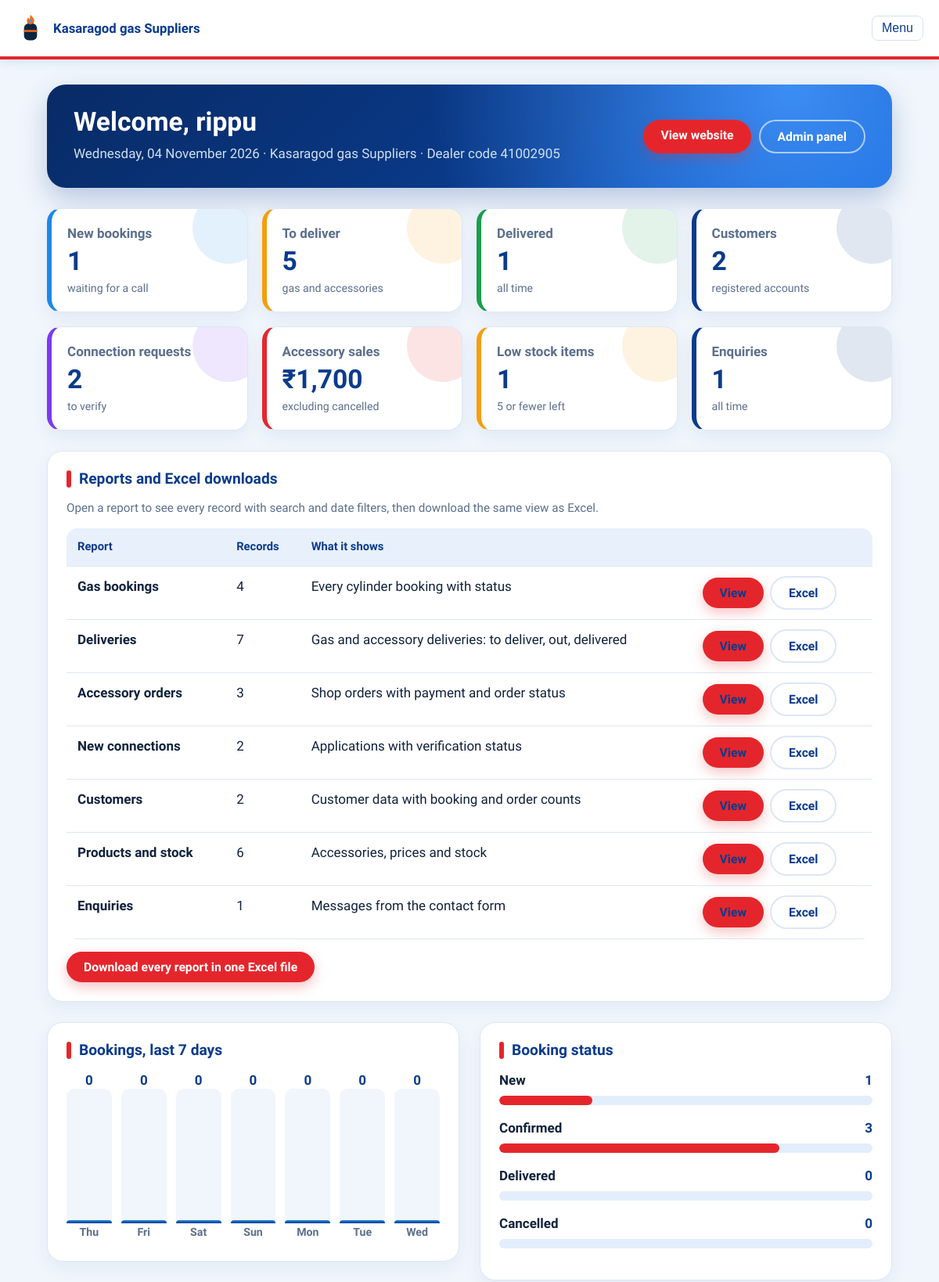
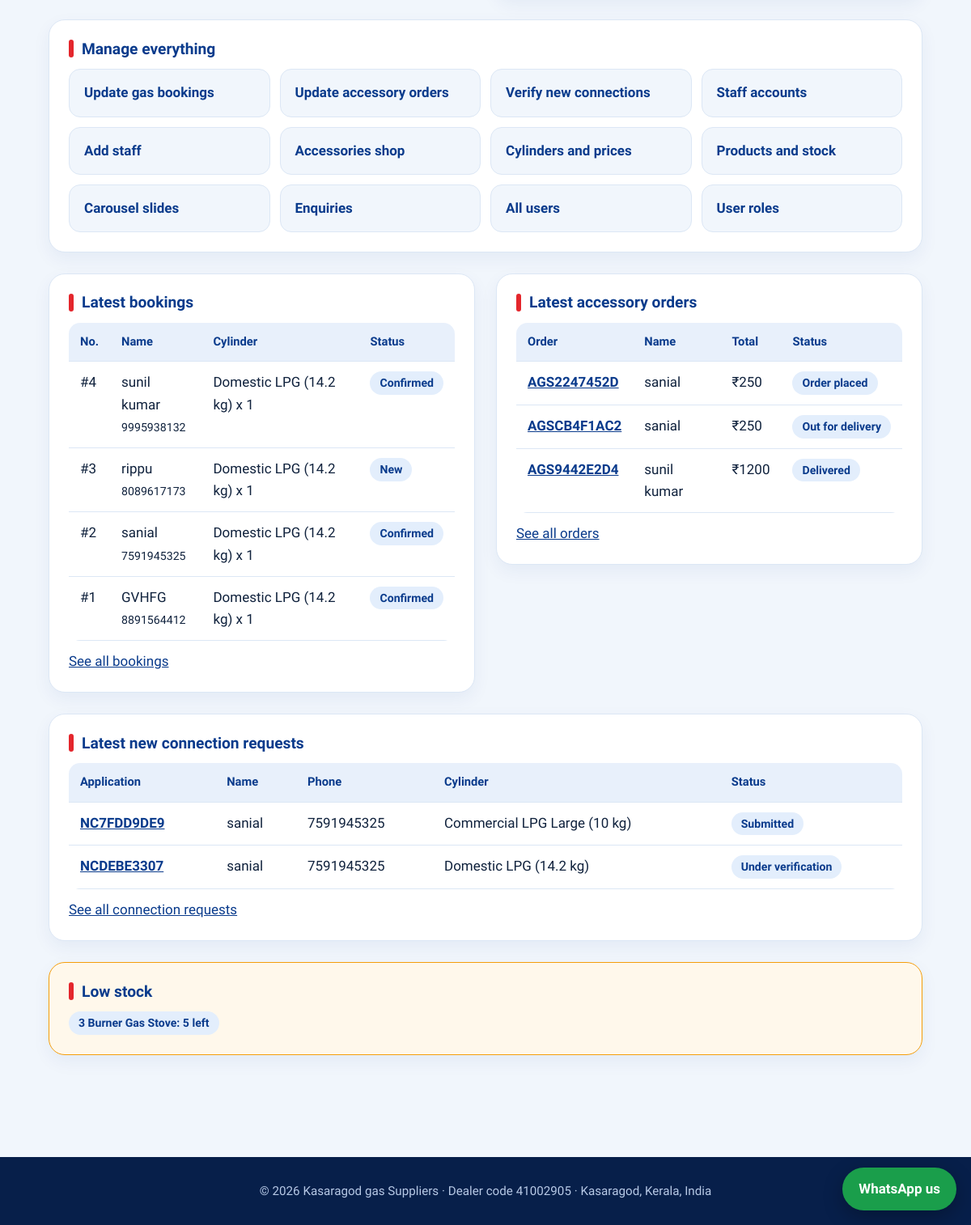
The page /dashboard/ (signed in) on the database its author committed (2 pictures, top to bottom).
### shop/models.py (models this page shows, shortened)
class Order(models.Model):
    STATUS = [("awaiting", "Awaiting payment"), ("placed", "Order placed"), ("packed", "Packed"),
              ("shipped", "Out for delivery"), ("delivered", "Delivered"), ("cancelled", "Cancelled")]
    METHODS = [("cod", "Cash on delivery"), ("online", "Online (Razorpay)")]
    PAYSTATUS = [("pending", "Pending"), ("paid", "Paid"), ("failed", "Failed"), ("cod", "Pay on delivery")]
    order_no = models.CharField(max_length=14, unique=True, editable=False, blank=True)
    user = models.ForeignKey(settings.AUTH_USER_MODEL, on_delete=models.CASCADE, related_name="shop_orders")
    name = models.CharField(max_length=80)
    phone = models.CharField(max_length=15)
    address = models.TextField()
    total = models.DecimalField(max_digits=10, decimal_places=2)
    payment_method = models.CharField(max_length=10, choices=METHODS, default="cod")
    payment_status = models.CharField(max_length=10, choices=PAYSTATUS, default="pending")
    status = models.CharField(max_length=12, choices=STATUS, default="awaiting")
    gateway_order_id = models.CharField(max_length=60, blank=True)
    gateway_payment_id = models.CharField(max_length=60, blank=True)
    confirmed = models.BooleanField(default=False)
    created = models.DateTimeField(auto_now_add=True)
    class Meta: ordering = ["-created"]

class Product(models.Model):
    name = models.CharField(max_length=120)
    category = models.CharField(max_length=60, default="Accessories")
    description = models.CharField(max_length=250, blank=True)
    price = models.DecimalField(max_digits=8, decimal_places=2)
    stock = models.PositiveIntegerField(default=0)
    image = models.ImageField(upload_to="products/", blank=True, validators=[max_5mb],
                              help_text="JPG or PNG, under 5 MB. It is resized to a 600x600 square automatically.")
    active = models.BooleanField(default=True)
    class Meta: ordering = ["name"]

### gas/models.py (models this page shows, shortened)
class Booking(models.Model):
    STATUS = [("new", "New"), ("confirmed", "Confirmed"), ("delivered", "Delivered"), ("cancelled", "Cancelled")]
    name = models.CharField(max_length=80)
    phone = models.CharField(max_length=15)
    consumer_no = models.CharField("Consumer number", max_length=30, blank=True)
    cylinder = models.ForeignKey(Cylinder, on_delete=models.PROTECT)
    quantity = models.PositiveSmallIntegerField(default=1)
    address = models.TextField()
    customer = models.ForeignKey(settings.AUTH_USER_MODEL, null=True, blank=True, on_delete=models.SET_NULL, related_name="bookings")
    status = models.CharField(max_length=12, choices=STATUS, default="new")
    created = models.DateTimeField(auto_now_add=True)
    class Meta: ordering = ["-created"]

class Cylinder(models.Model):
    name = models.CharField(max_length=60)
    weight = models.CharField(max_length=20, help_text="e.g. 14.2 kg")
    price = models.DecimalField(max_digits=8, decimal_places=2)
    use = models.CharField(max_length=120, help_text="Who it is for")
    image = models.ImageField(upload_to="cylinders/", blank=True, validators=[max_5mb],
                              help_text="JPG or PNG, under 5 MB. Resized to a 600x600 square automatically.")
    available = models.BooleanField(default=True)
    def __str__(self): return f"{self.name} ({self.weight})"

### connection/models.py (models this page shows, shortened)
class NewConnection(models.Model):
    TYPES = [("single", "Single cylinder"), ("double", "Double cylinder")]
    STATUS = [("submitted", "Submitted"), ("verifying", "Under verification"),
              ("approved", "Approved"), ("rejected", "Rejected")]
    application_no = models.CharField(max_length=12, unique=True, editable=False, blank=True)
    user = models.ForeignKey(settings.AUTH_USER_MODEL, on_delete=models.CASCADE, related_name="connections")
    name = models.CharField("Full name (as on Aadhaar)", max_length=80)
    father_name = models.CharField("Father / spouse name", max_length=80)
    phone = models.CharField(max_length=15)
    email = models.EmailField(blank=True)
    address = models.TextField("Address for the connection")
    pincode = models.CharField(max_length=6)
    connection_type = models.CharField(max_length=10, choices=TYPES, default="single")
    cylinder = models.ForeignKey(Cylinder, on_delete=models.PROTECT, verbose_name="Cylinder type")
    aadhaar_last4 = models.CharField("Last 4 digits of Aadhaar", max_length=4)
    aadhaar_front = models.FileField("Aadhaar card (front)", upload_to=front_path, storage=private_storage)
    aadhaar_back = models.FileField("Aadhaar card (back, optional)", upload_to=back_path, storage=private_storage, blank=True)
    photo = models.ImageField("Passport size photo", upload_to=photo_path, storage=private_storage)
    status = models.CharField(max_length=10, choices=STATUS, default="submitted")
    remarks = models.CharField("Remarks for the customer", max_length=250, blank=True)
    created = models.DateTimeField(auto_now_add=True)
    updated = models.DateTimeField(auto_now=True)
    class Meta:
        ordering = ["-created"]
        verbose_name = "new connection application"

### dashboard/views.py (the view)
# urls.py: path("", views.home, name="admin_dashboard"),
@role_required("manager")
def home(request):
    today = timezone.localdate()
    days = [today - timedelta(days=i) for i in range(6, -1, -1)]
    per = {r["created__date"]: r["n"] for r in
           Booking.objects.filter(created__date__gte=days[0]).values("created__date").annotate(n=Count("id"))}
    top = max([per.get(d, 0) for d in days] + [1])
    bars = [{"label": d.strftime("%a"), "n": per.get(d, 0), "pct": int(per.get(d, 0) * 100 / top)} for d in days]
    counts = dict(Booking.objects.values_list("status").annotate(n=Count("id")))
    total = sum(counts.values()) or 1
    status_rows = [(label, counts.get(k, 0), int(counts.get(k, 0) * 100 / total)) for k, label in Booking.STATUS]
    confirmed_orders = Order.objects.filter(confirmed=True)
    sales = confirmed_orders.exclude(status="cancelled").aggregate(t=Sum("total"))["t"] or Decimal("0")
    to_deliver = counts.get("confirmed", 0) + confirmed_orders.filter(status__in=["placed", "packed", "shipped"]).count()
    delivered = counts.get("delivered", 0) + confirmed_orders.filter(status="delivered").count()
    pending_nc = NewConnection.objects.filter(status__in=["submitted", "verifying"]).count()
    low = Product.objects.filter(active=True, stock__lte=5).order_by("stock")
    R = lambda k, extra="": reverse("report", args=[k]) + extra
    cards = [
        {"label": "New bookings", "value": counts.get("new", 0), "note": "waiting for a call", "color": "blue", "url": R("bookings", "?status=New")},
        {"label": "To deliver", "value": to_deliver, "note": "gas and accessories", "color": "orange", "url": R("deliveries", "?status=To+deliver")},
        {"label": "Delivered", "value": delivered, "note": "all time", "color": "green", "url": R("deliveries", "?status=Delivered")},
        {"label": "Customers", "value": _customers().count(), "note": "registered accounts", "color": "navy", "url": R("customers")},
        {"label": "Connection requests", "value": pending_nc, "note": "to verify", "color": "purple", "url": R("connections")},
        {"label": "Accessory sales", "value": f"₹{sales:,.0f}", "note": "excluding cancelled", "color": "red", "url": R("orders")},
        {"label": "Low stock items", "value": low.count(), "note": "5 or fewer left", "color": "orange", "url": R("products")},
        {"label": "Enquiries", "value": Enquiry.objects.count(), "note": "all time", "color": "navy", "url": R("enquiries")},
    ]
    n = {"bookings": Booking.objects.count(), "orders": confirmed_orders.count(), "connections": NewConnection.objects.count(),
         "customers": _customers().count(), "products": Product.objects.count(), "enquiries": Enquiry.objects.count()}
    n["deliveries"] = n["bookings"] + n["orders"]
    hub = [{"kind": k, "title": v[0], "note": v[2], "count": n[k]} for k, v in REPORTS.items()]
    return render(request, "dashboard/home.html", {
        "today": today, "cards": cards, "bars": bars, "status_rows": status_rows, "low": low[:6], "hub": hub,
        "recent_bookings": Booking.objects.select_related("cylinder")[:6],
        "recent_orders": confirmed_orders[:6],
        "recent_connections": NewConnection.objects.select_related("cylinder")[:5],
    })

### templates/dashboard/home.html
{% extends "base.html" %}{% load static %}{% block content %}
<link rel="stylesheet" href="{% static 'css/dashboard.css' %}">
<section class="dash"><div class="wrap">
<div class="dhero"><div><h2>Welcome, {{ user.first_name|default:user.username }}</h2>
<p>{{ today|date:"l, d F Y" }} &middot; {{ agency.name }} &middot; Dealer code {{ agency.dealer_code }}</p></div>
<div class="qa"><a class="btn" href="/">View website</a>{% if user.is_superuser %}<a class="btn ghost" href="/admin/">Admin panel</a>{% endif %}</div></div>
<div class="stats">{% for c in cards %}
<a class="stat c-{{ c.color }}" href="{{ c.url|default:'#' }}"><span>{{ c.label }}</span><b>{{ c.value }}</b><small>{{ c.note }}</small></a>{% endfor %}</div>
<div class="panel"><h3>Reports and Excel downloads</h3>
<p class="hint">Open a report to see every record with search and date filters, then download the same view as Excel.</p>
<div class="scroll"><table class="tbl"><tr><th>Report</th><th>Records</th><th>What it shows</th><th></th></tr>
{% for h in hub %}<tr><td><b>{{ h.title }}</b></td><td>{{ h.count }}</td><td>{{ h.note }}</td>
<td><div class="inl"><a class="btn" href="{% url 'report' h.kind %}">View</a><a class="btn alt" href="{% url 'export' h.kind %}">Excel</a></div></td></tr>{% endfor %}</table></div>
<p style="margin-top:16px"><a class="btn" href="{% url 'export_all' %}">Download every report in one Excel file</a></p></div>
<div class="two dgrid">
<div class="panel"><h3>Bookings, last 7 days</h3>
<div class="bars">{% for d in bars %}<div class="bar"><span>{{ d.n }}</span><div class="col"><i style="height:{{ d.pct }}%"></i></div><small>{{ d.label }}</small></div>{% endfor %}</div></div>
<div class="panel"><h3>Booking status</h3>
{% for label,n,pct in status_rows %}<div class="hb"><div><span>{{ label }}</span><b>{{ n }}</b></div><div class="track2"><i style="width:{{ pct }}%"></i></div></div>{% endfor %}</div>
</div>
<div class="panel"><h3>Manage everything</h3><div class="tiles">
<a href="{% url 'staff_home' %}">Update gas bookings</a>
<a href="{% url 'manage_orders' %}">Update accessory orders</a>
<a href="{% url 'nc_manage' %}">Verify new connections</a>
<a href="{% url 'manager_home' %}">Staff accounts</a>
<a href="{% url 'staff_new' %}">Add staff</a>
<a href="{% url 'shop_home' %}">Accessories shop</a>
{% if user.is_superuser %}
<a href="/admin/gas/cylinder/">Cylinders and prices</a>
<a href="/admin/shop/product/">Products and stock</a>
<a href="/admin/carousel/carousel/">Carousel slides</a>
<a href="/admin/gas/enquiry/">Enquiries</a>
<a href="/admin/auth/user/">All users</a>
<a href="/admin/accounts/profile/">User roles</a>
{% endif %}</div></div>
<div class="two dgrid">
<div class="panel"><h3>Latest bookings</h3><div class="scroll"><table class="tbl"><tr><th>No.</th><th>Name</th><th>Cylinder</th><th>Status</th></tr>
{% for b in recent_bookings %}<tr><td>#{{ b.pk }}</td><td>{{ b.name }}<br><small>{{ b.phone }}</small></td><td>{{ b.cylinder }} x {{ b.quantity }}</td><td><span class="tag">{{ b.get_status_display }}</span></td></tr>
{% empty %}<tr><td colspan="4">No bookings yet.</td></tr>{% endfor %}</table></div>
<p style="margin-top:12px"><a href="{% url 'report' 'bookings' %}">See all bookings</a></p></div>
<div class="panel"><h3>Latest accessory orders</h3><div class="scroll"><table class="tbl"><tr><th>Order</th><th>Name</th><th>Total</th><th>Status</th></tr>
{% for o in recent_orders %}<tr><td><a href="{% url 'order_detail' o.order_no %}">{{ o.order_no }}</a></td><td>{{ o.name }}</td><td>&#8377;{{ o.total|floatformat:0 }}</td><td><span class="tag">{{ o.get_status_display }}</span></td></tr>
{% empty %}<tr><td colspan="4">No orders yet.</td></tr>{% endfor %}</table></div>
<p style="margin-top:12px"><a href="{% url 'report' 'orders' %}">See all orders</a></p></div>
</div>
<div class="panel"><h3>Latest new connection requests</h3><div class="scroll"><table class="tbl"><tr><th>Application</th><th>Name</th><th>Phone</th><th>Cylinder</th><th>Status</th></tr>
{% for a in recent_connections %}<tr><td><a href="{% url 'nc_detail' a.application_no %}">{{ a.application_no }}</a></td><td>{{ a.name }}</td><td>{{ a.phone }}</td><td>{{ a.cylinder }}</td><td><span class="tag">{{ a.get_status_display }}</span></td></tr>
{% empty %}<tr><td colspan="5">No applications yet.</td></tr>{% endfor %}</table></div>
<p style="margin-top:12px"><a href="{% url 'report' 'connections' %}">See all connection requests</a></p></div>
{% if low %}<div class="panel warn"><h3>Low stock</h3><p>{% for p in low %}<span class="tag">{{ p.name }}: {{ p.stock }} left</span> {% endfor %}</p></div>{% endif %}
</div></section>
{% endblock %}

### rows shown on the page
Order: label "Delivered", value "1", note "all time", order_no "AGS9442E2D4", name "sunil kumar", total "1200", status "Delivered"
Booking: status "New", n "1", {{ pct }} 25 (drawn), pk "3", name "rippu", phone "8089617173", cylinder "Domestic LPG (14.2 kg)", quantity "1"
Booking: pk "4", name "sunil kumar", phone "9995938132", cylinder "Domestic LPG (14.2 kg)", quantity "1", status "Confirmed"
Booking: pk "2", name "sanial", phone "7591945325", cylinder "Domestic LPG (14.2 kg)", quantity "1", status "Confirmed"
Booking: pk "1", name "GVHFG", phone "8891564412", cylinder "Domestic LPG (14.2 kg)", quantity "1", status "Confirmed"
Order: order_no "AGS2247452D", name "sanial", total "250", status "Order placed"
Order: order_no "AGSCB4F1AC2", name "sanial", total "250", status "Out for delivery"
NewConnection: application_no "NC7FDD9DE9", name "sanial", phone "7591945325", cylinder "Commercial LPG Large (10 kg)", status "Submitted"
NewConnection: application_no "NCDEBE3307", name "sanial", phone "7591945325", cylinder "Domestic LPG (14.2 kg)", status "Under verification"
Product: name "3 Burner Gas Stove", stock "5"

### other values the page prints
{{ agency.name }} "Kasaragod gas Suppliers"
{{ user.first_name|default:user.username }} "rippu"
{{ today|date:"l, d F Y" }} "Wednesday, 04 November 2026"
{{ agency.dealer_code }} "41002905"
{{ c.label }} "New bookings" "To deliver" "Customers" "Connection requests" "Accessory sales" "Low stock items" "Enquiries"
{{ c.value }} "1" "5" "2" "2" "₹1,700" "1" "1"
{{ c.note }} "waiting for a call" "gas and accessories" "registered accounts" "to verify" "excluding cancelled" "5 or fewer left" "all time"
{{ h.title }} "Gas bookings" "Deliveries" "Accessory orders" "New connections" "Customers" "Products and stock" "Enquiries"
{{ h.count }} "4" "7" "3" "2" "2" "6" "1"
{{ h.note }} "Every cylinder booking with status" "Gas and accessory deliveries: to deliver, out, delivered" "Shop orders with payment and order status" "Applications with verification status" "Customer data with booking and order counts" "Accessories, prices and stock" "Messages from the contact form"
{{ d.n }} "0" "0" "0" "0" "0" "0" "0"
{{ d.label }} "Thu" "Fri" "Sat" "Sun" "Mon" "Tue" "Wed"
{{ label }} "Confirmed" "Delivered" "Cancelled"
{{ n }} "3" "0" "0"
{{ agency.address }} "Kasaragod, Kerala, India"
